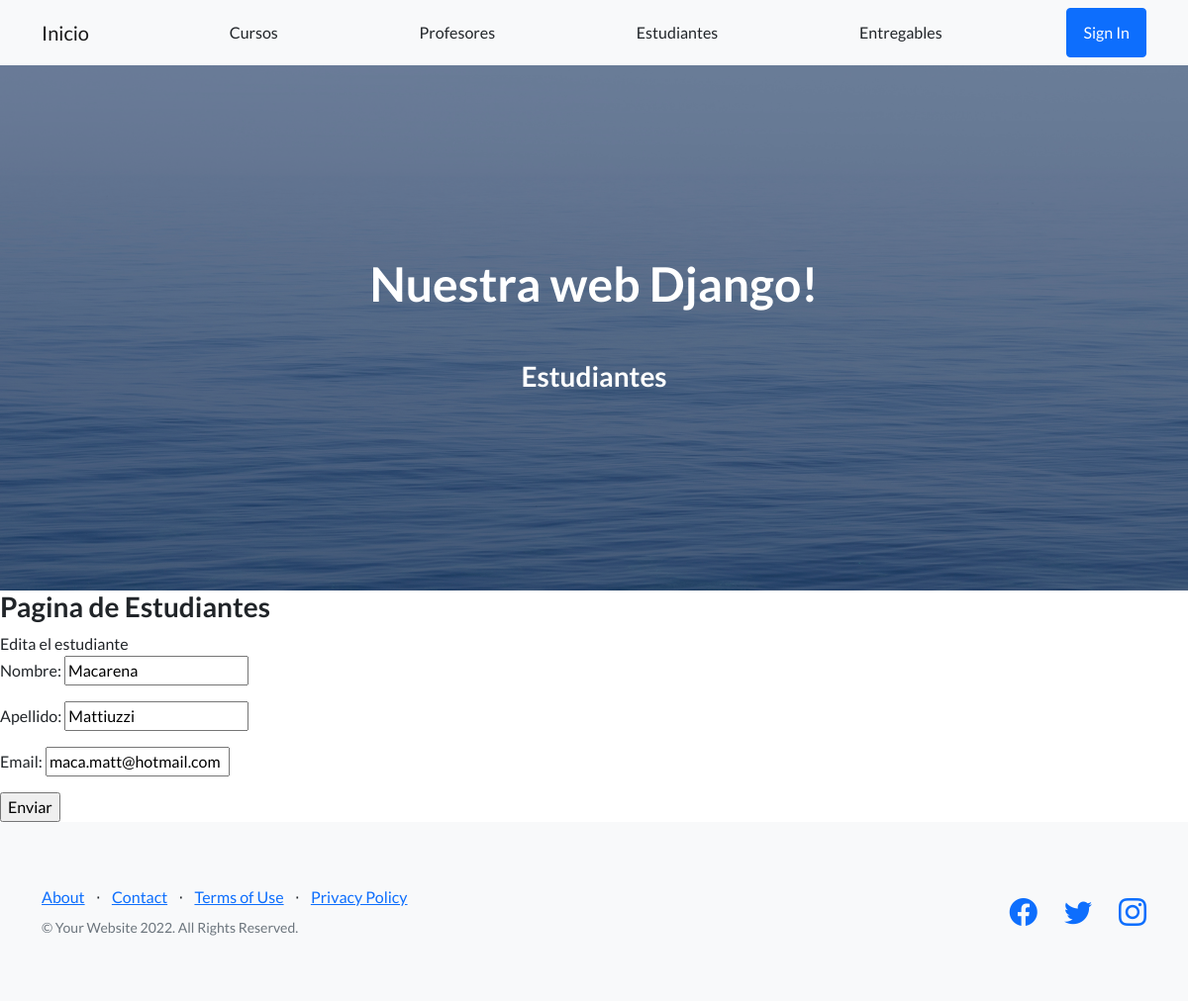
Screenshot of /AppCoder/estudiante/edicion/2 with the database file from the repository.
### AppCoder/models.py (models this page shows, shortened)
class Estudiantes(models.Model):
    nombre = models.CharField(max_length=30)
    apellido = models.CharField(max_length=30)
    email = models.EmailField()

### AppCoder/views.py (the view)
# urls.py: path('estudiante/edicion/<pk>', EstudianteEdicion.as_view(), name='Estudiante_edicion'),
class EstudianteEdicion(UpdateView):
    model = Estudiantes
    success_url = reverse_lazy('Estudiante_list')
    fields = ['nombre', 'apellido', 'email']

### AppCoder/templates/AppCoder/estudiantes_form.html
{% extends "AppCoder/padre.html" %}
{% load static %}
{% block section_name %}
<h3>Estudiantes</h3>
{% endblock %}
{% block contenidoQueCambia %}
<h3>Pagina de Estudiantes</h3>
<form method="POST">{% csrf_token %}
    Edita el estudiante
    {{form.as_p}}
    <input type="submit" value="Enviar"/>
{% endblock %}

### rows the page displays
Estudiantes: nombre "Macarena", apellido "Mattiuzzi", email "maca.matt@hotmail.com"
